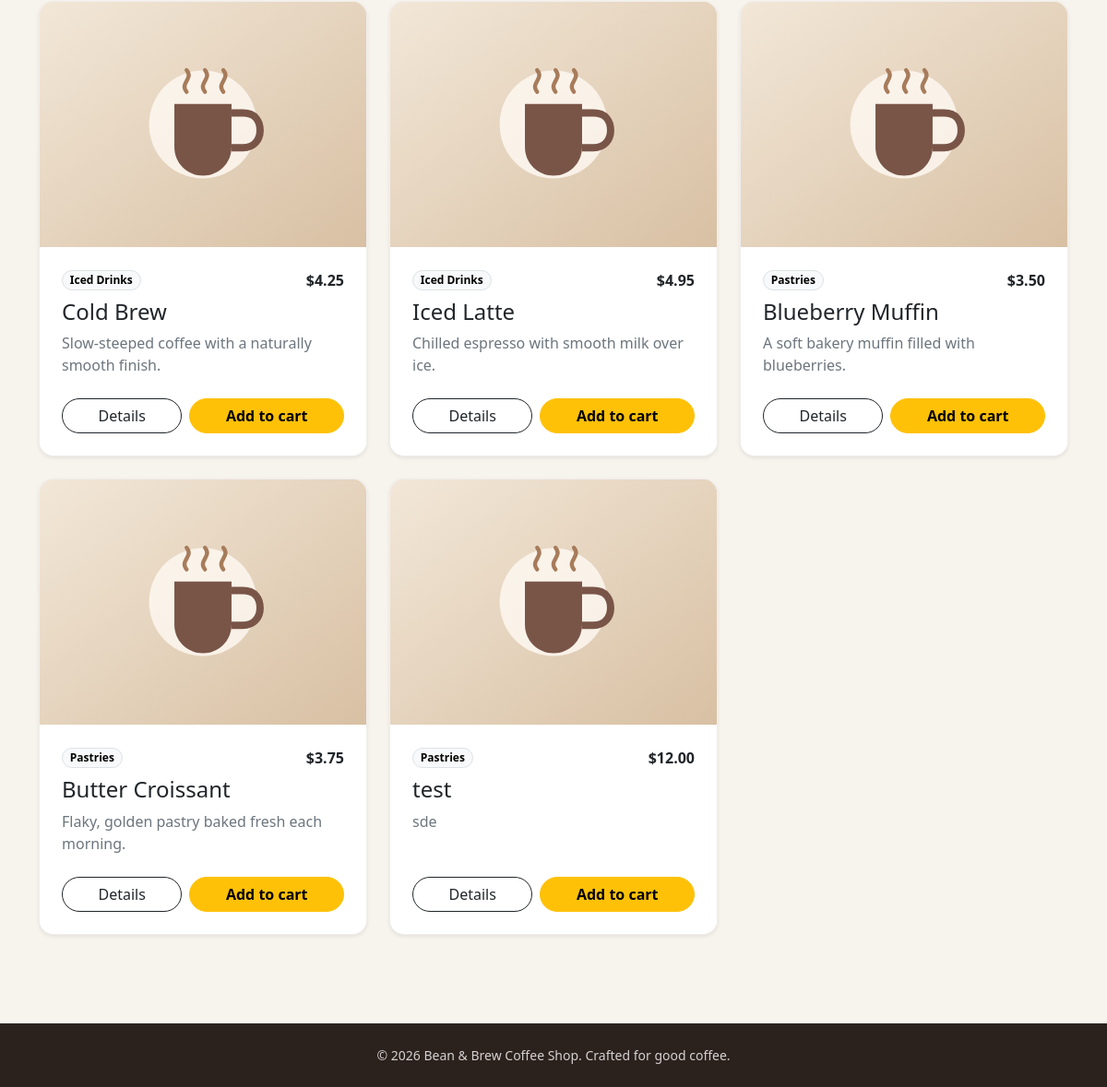
Page /menu.php (lower part) on the earlier database version.
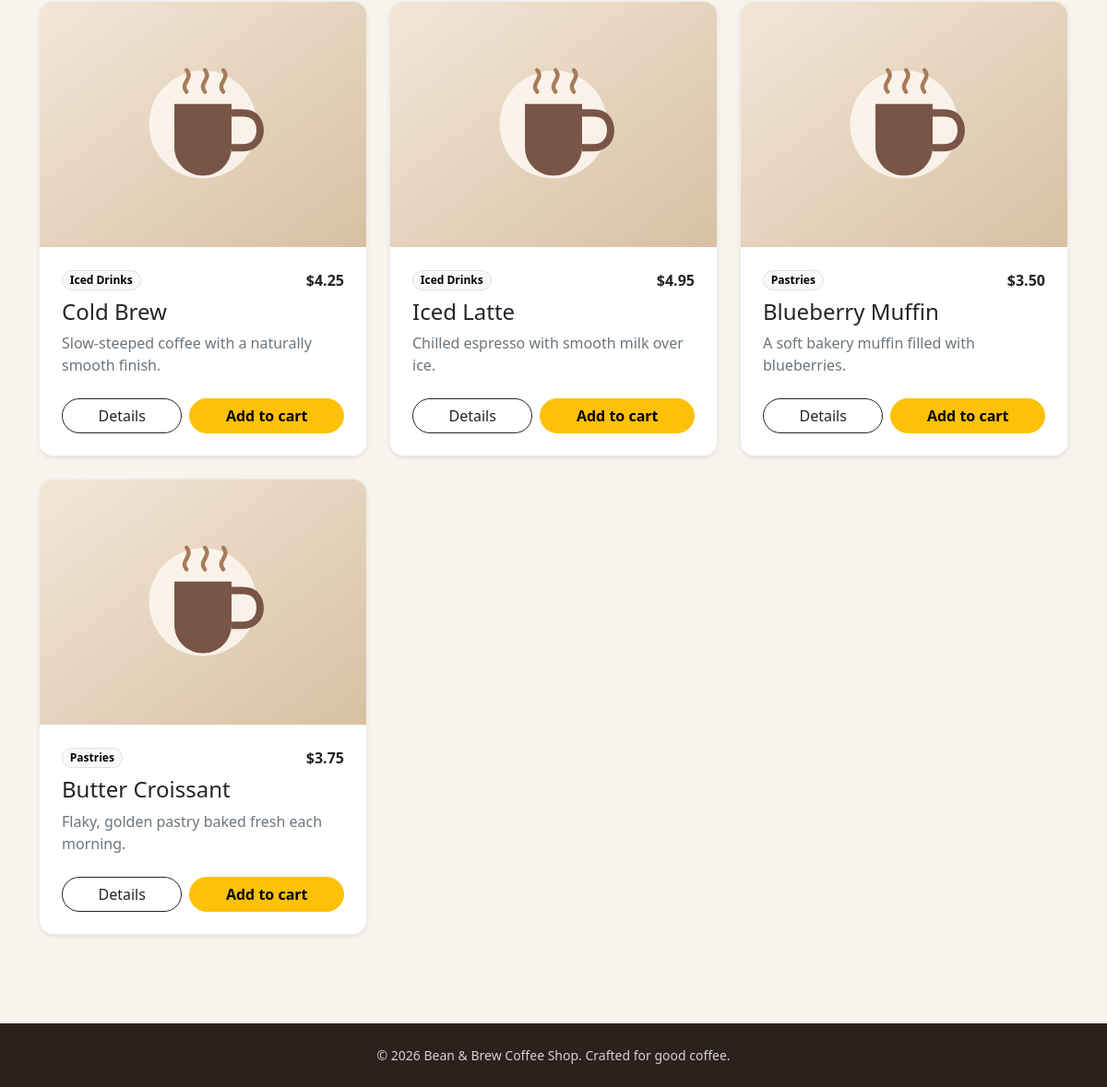
Same page on the later database version.
### tables this page shows
CREATE TABLE coffee_items (
    id INTEGER PRIMARY KEY AUTOINCREMENT,
    name TEXT NOT NULL,
    description TEXT NOT NULL,
    price REAL NOT NULL,
    image TEXT NOT NULL
, category TEXT NOT NULL DEFAULT 'Hot Coffee', ingredients TEXT NOT NULL DEFAULT '', calories INTEGER);

### includes/config.php (called while the page is built, shortened)
<?php
$db_path = __DIR__ . '/database.sqlite';
try {
    $pdo = new PDO("sqlite:$db_path");
    $pdo->setAttribute(PDO::ATTR_ERRMODE, PDO::ERRMODE_EXCEPTION);
    $pdo->setAttribute(PDO::ATTR_DEFAULT_FETCH_MODE, PDO::FETCH_ASSOC);
} catch (PDOException $e) {
    die("Database connection failed: " . $e->getMessage());
}
function getCoffeeItems($pdo) {
    $stmt = $pdo->query("SELECT id, name, description, price, image, category, ingredients, calories FROM coffee_items ORDER BY category, name");
    return $stmt->fetchAll();
}
function hasLocalCatalogImage($filename) {
    return is_string($filename)
        && preg_match('/\A[a-zA-Z0-9._-]+\.(?:jpe?g|png|webp|gif)\z/i', $filename) === 1
        && is_file(__DIR__ . '/../public/assets/images/' . $filename);
}
function catalogImageUrl($filename) {
    return 'assets/images/product-placeholder.svg';
}
$coffee_items = getCoffeeItems($pdo);

### public/menu.php (the view, shortened to what this page needs)
<?php
require_once "../includes/config.php";
include "../includes/header.php";
?>
<section class="container py-5">
    <div class="row g-4" data-product-grid>
        <?php foreach ($coffee_items as $item): ?>
            <div class="col-sm-6 col-xl-4 product-filter-item" data-category="<?php echo htmlspecialchars($item['category'], ENT_QUOTES, 'UTF-8'); ?>">
                <article class="card product-card h-100 shadow-sm">
                    <a class="text-decoration-none" href="product.php?id=<?php echo (int)$item['id']; ?>" aria-label="View <?php echo htmlspecialchars($item['name'], ENT_QUOTES, 'UTF-8'); ?> details">
                        <div class="product-art ratio ratio-4x3" aria-hidden="true">
                            <img src="<?php echo htmlspecialchars(catalogImageUrl($item['image']), ENT_QUOTES, 'UTF-8'); ?>" alt="" class="w-100 h-100 object-fit-cover">
                        </div>
                    </a>
                    <div class="card-body d-flex flex-column flex-grow-1 p-4">
                        <div class="d-flex justify-content-between align-items-center mb-2">
                            <span class="badge rounded-pill text-bg-light border"><?php echo htmlspecialchars($item['category']); ?></span>
                            <span class="fw-semibold">$<?php echo number_format($item['price'], 2); ?></span>
                        </div>
                        <h2 class="h4 card-title mb-2"><a class="text-decoration-none text-dark" href="product.php?id=<?php echo (int)$item['id']; ?>"><?php echo htmlspecialchars($item['name']); ?></a></h2>
                        <p class="text-secondary mb-0"><?php echo htmlspecialchars($item['description']); ?></p>
                    </div>
                    <div class="card-footer bg-white border-top-0 p-4 pt-0">
                        <div class="d-flex gap-2">
                            <a class="btn btn-outline-dark rounded-pill flex-grow-1" href="product.php?id=<?php echo (int)$item['id']; ?>">Details</a>
                            <form action="cart_handler.php" method="POST" class="js-cart-form flex-grow-1">
                                <button class="btn btn-warning rounded-pill w-100 fw-semibold" type="submit">Add to cart</button>
                            </form>
                        </div>
                    </div>
                </article>
            </div>
        <?php endforeach; ?>
    </div>
</section>
<?php include "../includes/footer.php"; ?>

### includes/header.php (shortened to what this page needs)
<?php
$current_page = basename($_SERVER['SCRIPT_NAME'] ?? '');
?>
<!DOCTYPE html>
<html lang="en">
<head>
    <link rel="stylesheet" href="assets/vendor/bootstrap/bootstrap.min.css">
</head>
<body>
<main class="<?php echo $current_page === 'index.php' ? 'home-page' : ''; ?>">

### includes/footer.php (shortened to what this page needs)
</main>
<footer class="site-footer py-4 mt-5">
    <div class="container text-center small">
        &copy; <?php echo date("Y"); ?> Bean & Brew Coffee Shop. Crafted for good coffee.
    </div>
</footer>
<div class="toast-container position-fixed bottom-0 end-0 p-3" aria-live="polite" aria-atomic="true">
</div>
</body>
</html>

### includes/header.php (style rules this page uses)
:root { --coffee-ink: #2b211d; --coffee-brown: #56392d; --coffee-gold: #d9a86c; --coffee-cream: #f7f3ed; }
body { background: var(--coffee-cream); color: var(--coffee-ink); min-height: 100vh; display: flex; flex-direction: column; }
main { flex: 1; padding-top: 1.5rem; }
.product-card { overflow: hidden; border: 1px solid rgba(65,44,34,.08); border-radius: 1rem; transition: transform .2s ease, box-shadow .2s ease; }
.product-art { min-height: 150px; display: grid; place-items: center; background: linear-gradient(135deg, #efe2d1, #dfc5a5); font-size: 4rem; }
.site-footer { background: var(--coffee-ink); color: rgba(255,255,255,.8); }

Differences in the rows shown:
removed coffee_items: category "Pastries", price "12.00", name "test", description "sde"
